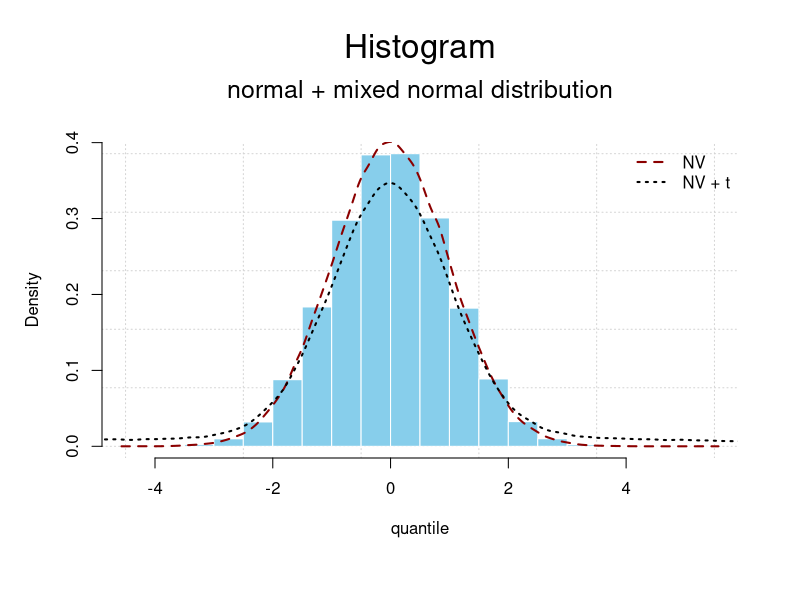
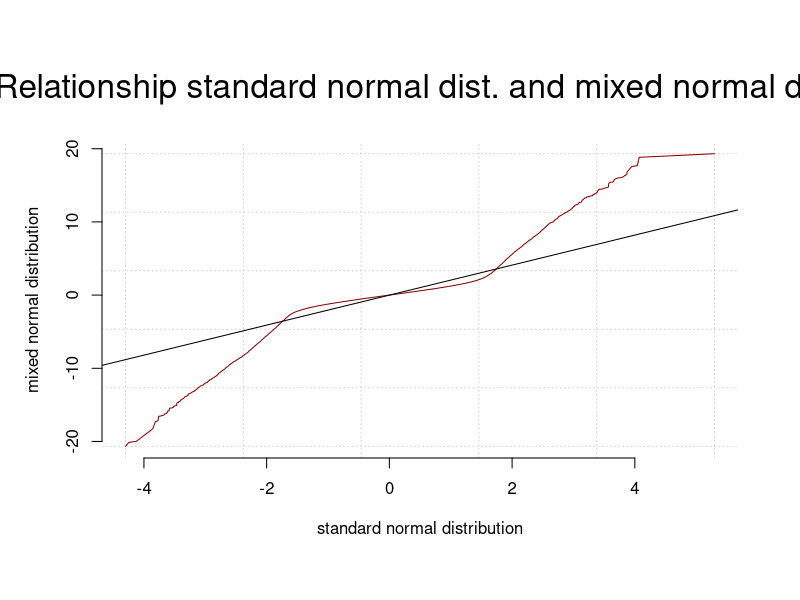
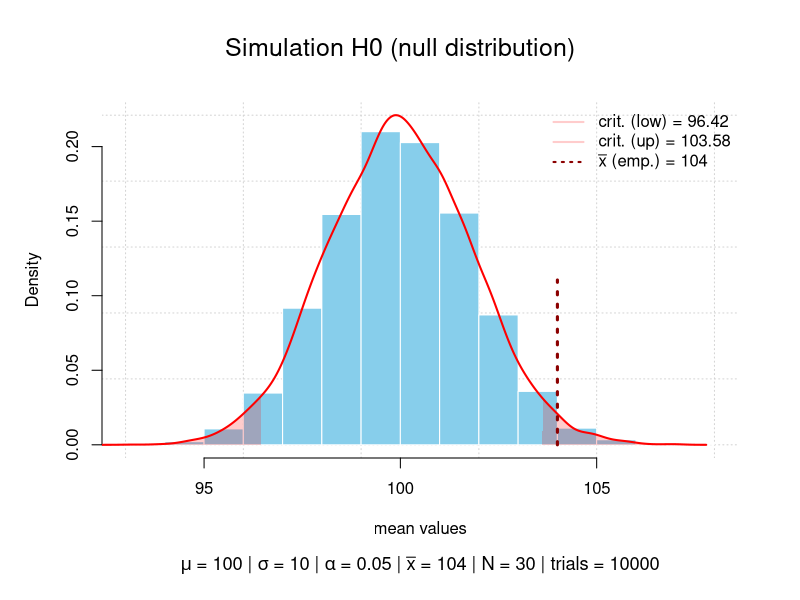
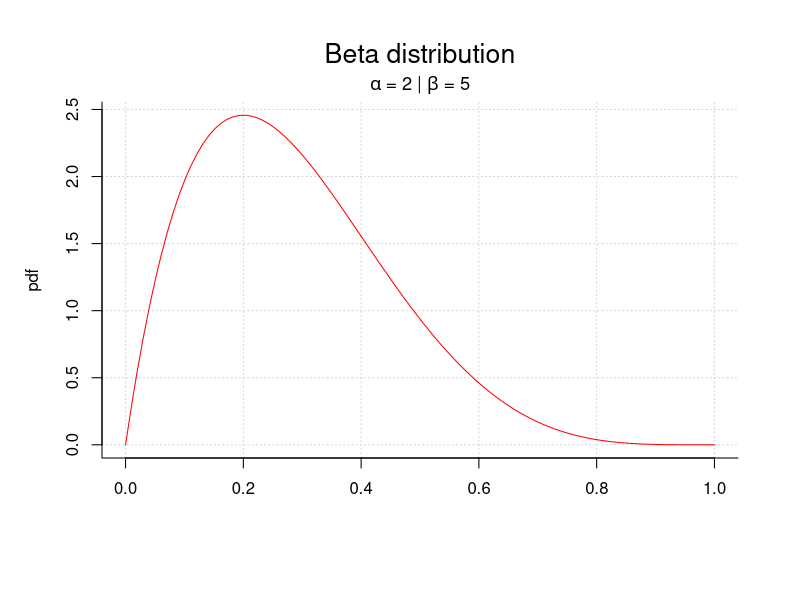

The R script that drew these images, in order:
### (C) 2005-2023 by Leo Guertler 
### R-code supplement
### to the book
###
### "Subjektive Ansichten und objektive Betrachtungen"
###
### written by Gürtler & Huber (2023)
###
### All R-code is published under the GPL v3 license:
###
### https://www.gnu.org/licenses/gpl-3.0.en.html
###
### except for 'borrowed' code - see links and references.
### For this R-code the original license of the respective
### authors is valid.
###
### R-code published on
###
### https://osdn.net/projects/mixedmethod-rcode
### https://github.com/abcnorio/mixedmethod-rcode



# file:
# ptII_quan_classicstats_pvalue-as-base.r

# location:
# chap. 4 [4.5.8.1]
# Die Berechnung des p-Wertes


# normal vs. mixed normal distribution
seed <- 556
set.seed(seed)
n <- 1e5
fac <- .2
#dfs <- n*fac
SD <- 5
p1 <- rnorm(n)
#p2 <- p1 + rt(n, df=dfs)
p1.5 <- rnorm(n*fac, sd=5)
length(p1)
length(p1.5)
p2 <- sample(c(p1,p1.5), size=n, replace=FALSE)
length(p2)
par(oma=c(2,1,3,1), "cex.axis"=1, bty="l")
hist(p1, panel.first=grid(), prob=TRUE, border="white", col="skyblue",
     main="", xlab="quantile", ylab="Density")
lines(density(p1), col="darkred", lwd=2, lty=2)
lines(density(p2),col="black", lwd=2, lty=3)
# legend
legend("topright", legend=c("NV","NV + t"),					
       lwd=c(2,2), lty=c(2,3), col=c("darkred","black"), bty="n")
mtext("Histogram", 3, line=4, cex=2)
mtext("normal + mixed normal distribution", 3, line=2, cex=1.5)
# quantiles
probs <- c(0,0.01,0.025,0.05,0.1,0.25,0.5,0.75,0.9,0.95,0.975,0.99,1)
q1 <- quantile(p1, prob=probs)
q2 <- quantile(p2, prob=probs)
cbind(q1,q2)
q2/q1
apply(cbind(q1,q2),2,function(x) c(summary(x),sd=sd(x),var=var(x)))


# scatterplot
plot(sort(p1),sort(p2), type="l", col="darkred", bty="n", pre.plot=grid(),
     xlab="standard normal distribution", ylab="mixed normal distribution")
abline(lm(sort(p2) ~ sort(p1)))
mtext("Relationship standard normal dist. and mixed normal dist.", 3, line=2, cex=2)

# differences in probs in accordance to distribution, dfs, and parameter, etc.
v <- 2.5
pnorm(v)
pt(v,15:30)

# calculation of the p value
# simulation H0
seed <- 9876
set.seed(seed)
mu1 <- 100
sigma1 <- 10
trials <- 10000
n <- 30
mean.sim <- replicate(trials, mean(rnorm(n=n, mu1, sigma1)))
mean.sim.dens <- density(mean.sim)

# critical values
alpha <- 0.05
crit.sig.values <- quantile(mean.sim, probs=c(0.025, 0.975))

# histogram and density
color <- rgb(1,0,0,alpha=.2)
xlim <- range(mean.sim.dens$x)
ylim <- c(0,max(mean.sim.dens$y))
par(oma=c(2,1,1,1), "cex.axis"=1, bty="l")
hist(mean.sim, ylim=ylim, panel.first=grid(), prob=TRUE, border="white", col="skyblue",
     main="", xlab="mean values", ylab="Density")
lines(mean.sim.dens, col="red", lwd=2)
# lower limit rejection area
polygon(x=c(xlim[1],mean.sim.dens$x[mean.sim.dens$x < crit.sig.values[1]],crit.sig.values[1]),
        y=c(ylim[1],mean.sim.dens$y[mean.sim.dens$x <= crit.sig.values[1]],ylim[1]), col=color, border=NA)
# upper limit rejection area
polygon(x=c(crit.sig.values[2],mean.sim.dens$x[mean.sim.dens$x > crit.sig.values[2]],xlim[2]),
        y=c(ylim[1],mean.sim.dens$y[mean.sim.dens$x >= crit.sig.values[2]],ylim[1]), col=color, border=NA)
mtext("Simulation H0 (null distribution)", outer=TRUE, line=-2, cex=1.5, side=3)

# now arbitrary empirical value
xbar1 <- 104
# calculate p-value
mean.sim.sort <- sort(mean.sim)
# upper limit
emp.pv <- 1 - length(mean.sim.sort[which(mean.sim.sort < xbar1)])/trials
emp.pv
# lower limit
1 - length(mean.sim.sort[which(mean.sim.sort > xbar1)])/trials

# calculate critical values for significance test
mean.sim.sd <- sd(mean.sim)
fak <- qnorm(1-alpha/2)
crit <- mu1 + c(-fak,fak)*mean.sim.sd
crit

# abline(v=crit, col="magenta", lty=2, lwd=1)
lines(x=c(xbar1,xbar1), y=c(0,max(mean.sim.dens$y)/2), col="darkred", lty=3, lwd=3)

#legend
legend("topright", legend=c(paste("crit. (low) = ",round(crit[1],2),sep=""), paste("crit. (up) = ",round(crit[2],2),sep=""),
                            eval(substitute(expression(paste(bar(x)," (emp.) = ",xbar1,sep="")),list(xbar1=xbar1)))),					
       lwd=c(2,2,2), lty=c(1,1,3), col=c(color, color,"darkred"), bty="n")
mtext(eval(substitute(expression(paste(mu," = ",mu1," | ",sigma," = ",sigma1," | ",alpha," = ",alpha1," | ",bar(x)," = ",xbar1," | N = ",n," | trials = ",trials)),
           list(mu1=mu1, sigma1=sigma1, alpha1=alpha, xbar1=xbar1, n=n, trials=trials))), 1, line=5, cex=1.1)
			 
# test xbar
xbar1 > mean.sim.sort[trials*(1-alpha/2)] | xbar1 < mean.sim.sort[trials*(alpha/2)]

# equivalent
emp.pv < alpha/2

# direct calculation
# two-sided test
# t distributed values
n1 <- 75
alpha <- 0.0412
c(-1,1)*qt(1-alpha/2, df=n1-1)
# normal distribution
alpha <- 0.05
c(-1,1)*qnorm(1-alpha/2)
c(-1,1)*qt(1-alpha/2, df=n1-1)
c(-1,1)*qt(1-alpha/2, df=Inf)

# test auf roughly "the same" (not necessarily 100% identical due to rounding)
all.equal(c(-1,1)*qnorm(1-alpha/2), c(-1,1)*qt(1-alpha/2, df=Inf))

# lower tail
a1 <- 2
b1 <- 5 
qbeta(alpha/2, shape1=a1, shape2=b1, lower.tail=TRUE)
# upper tail
qbeta(alpha/2, shape1=a1, shape2=b1, lower.tail=FALSE)

# plot Beta curve
sek.b <- seq(-0,1,length.out=100)
plot(sek.b,dbeta(sek.b,2,5), type="l", panel.first=grid(), lwd=1, lty=1, col="red", bty="l", main="", xlab="", ylab="pdf")
mtext(expression(paste("Beta distribution",sep="")), 3, line=1.7, cex=1.6)
mtext(eval(substitute(expression(paste(alpha," = ",a1," | ",beta," = ",b1)), list(a1=a1, b1=b1))), 3, line=0.2, cex=1.1)
	
